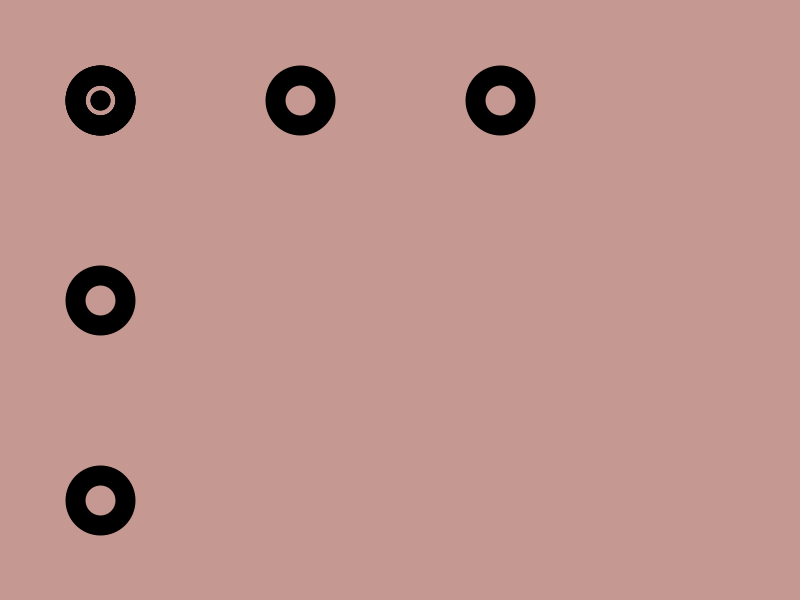
Frame 1 (no input)
Frame 60 (the mouse pressed at the canvas centre just before this capture): identical to frame 1, image omitted
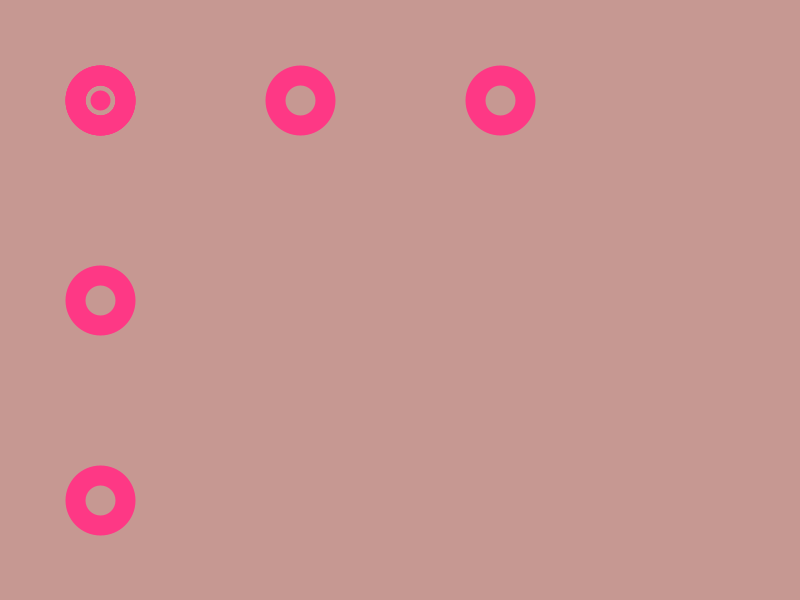
Frame 120 (the mouse held since frame 60 and released just before this capture)

The Processing sketch that drew these frames (run headless with seeded random() and noise(); from frame 60 on, the mouse is pressed at the canvas centre):

// Processing sketch: Arratia_MaIgnacia
// ── Arratia_MaIgnacia.pde
int posX=100;
 int posY=100;
 
 void setup()  {
  size(800,600);
  
 }

void draw() {
background(198,152,146);  
  noFill();
  strokeWeight(20);
  ellipse(300,posY,50,50);
   ellipse(500,posY,50,50);
   
   ellipse(100,posY,50,50);
 ellipse(posX,500,50,50);
ellipse(posX,100,50,50);
 ellipse(posX,100,50,50);
  ellipse(posX,300,50,50);
 
   line(posX,posY,posX,posY);
 if(mousePressed ) {
   
   } else{
     stroke(0);
      line(posX,posY,posX,posY);
     
        //stroke (random(0,255),random(0,255),random(0,255));
      }
    if(mousePressed)
   
    
     
    stroke(254,56,133);
  
    } 


void keyPressed(){
  if (key==CODED){
    if(keyCode==DOWN){
      posY-=10;
      posX-=10;
}else if (keyCode== UP){
             posY+=10;
             posX+=10;
             }else if (keyCode==DOWN){
               posY-= 20;}}}
